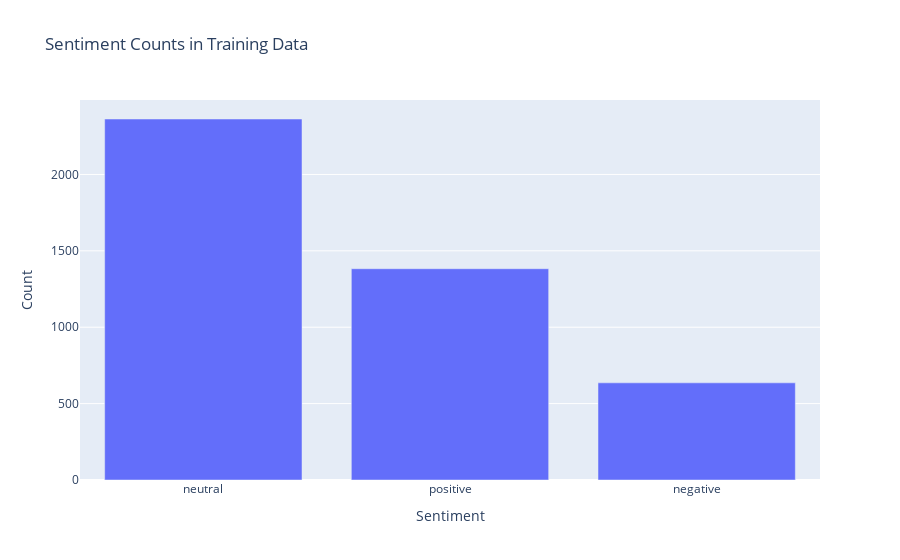

Notebook source saved alongside this figure:
### Code cell
fig = px.bar(sentiment_counts, x='index', y='Sentiment', \
             title="Sentiment Counts in Training Data", labels={'index':'Sentiment', 'Sentiment': 'Count'})
fig.show()

### Figure 1 — Plotly figure (JSON) as saved in the notebook; plotly's stock layout.template omitted (floating-point values rounded to 4 significant figures)
{"data": [{"alignmentgroup": "True", "hovertemplate": "Sentiment=%{x}<br>Count=%{y}<extra></extra>", "legendgroup": "", "marker": {"color": "#636efa", "pattern": {"shape": ""}}, "name": "", "offsetgroup": "", "orientation": "v", "showlegend": false, "textposition": "auto", "type": "bar", "x": ["neutral", "positive", "negative"], "xaxis": "x", "y": [2363, 1383, 636], "yaxis": "y"}], "layout": {"barmode": "relative", "legend": {"tracegroupgap": 0}, "title": {"text": "Sentiment Counts in Training Data"}, "xaxis": {"anchor": "y", "domain": [0, 1], "title": {"text": "Sentiment"}}, "yaxis": {"anchor": "x", "domain": [0, 1], "title": {"text": "Count"}}}}
